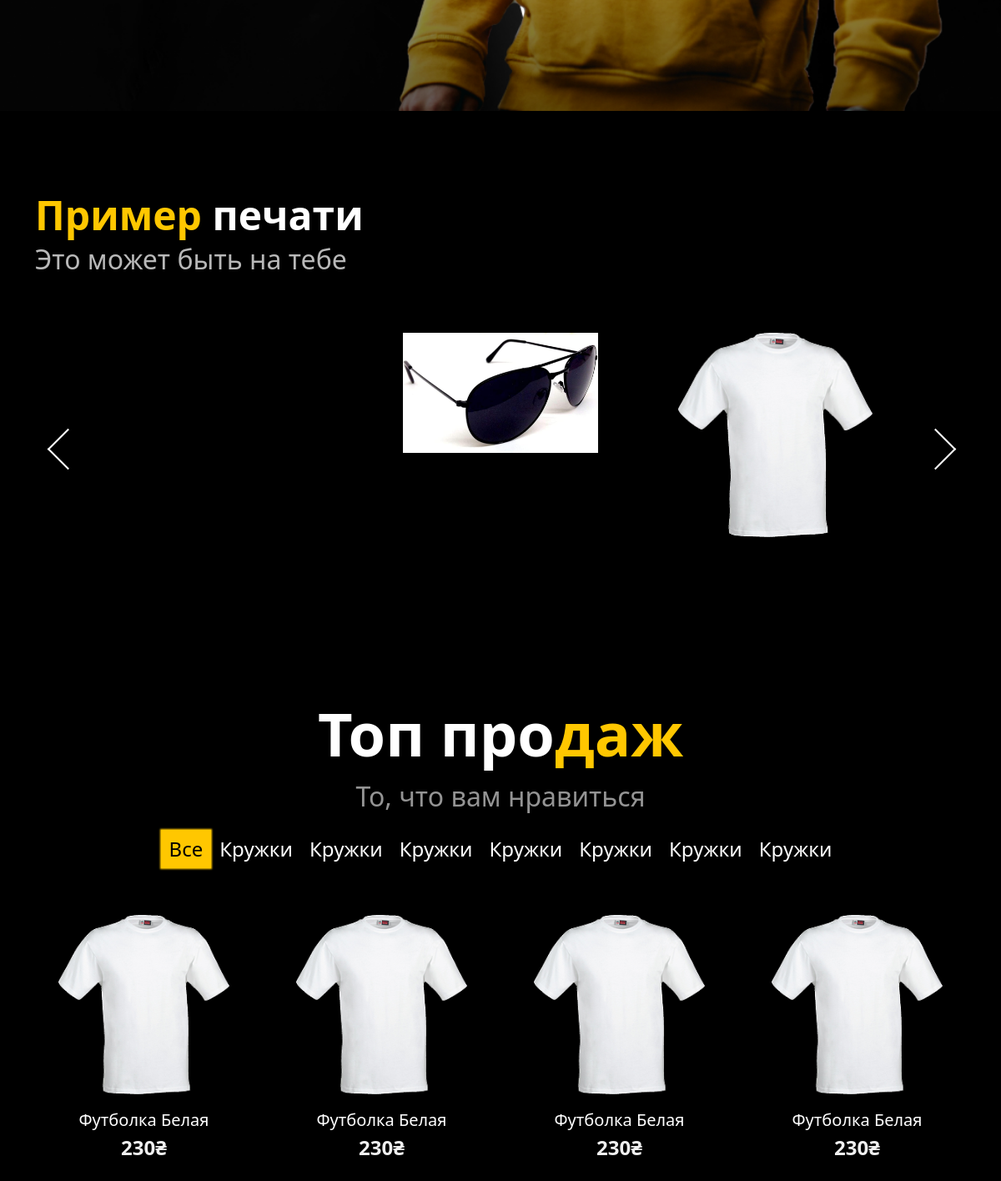
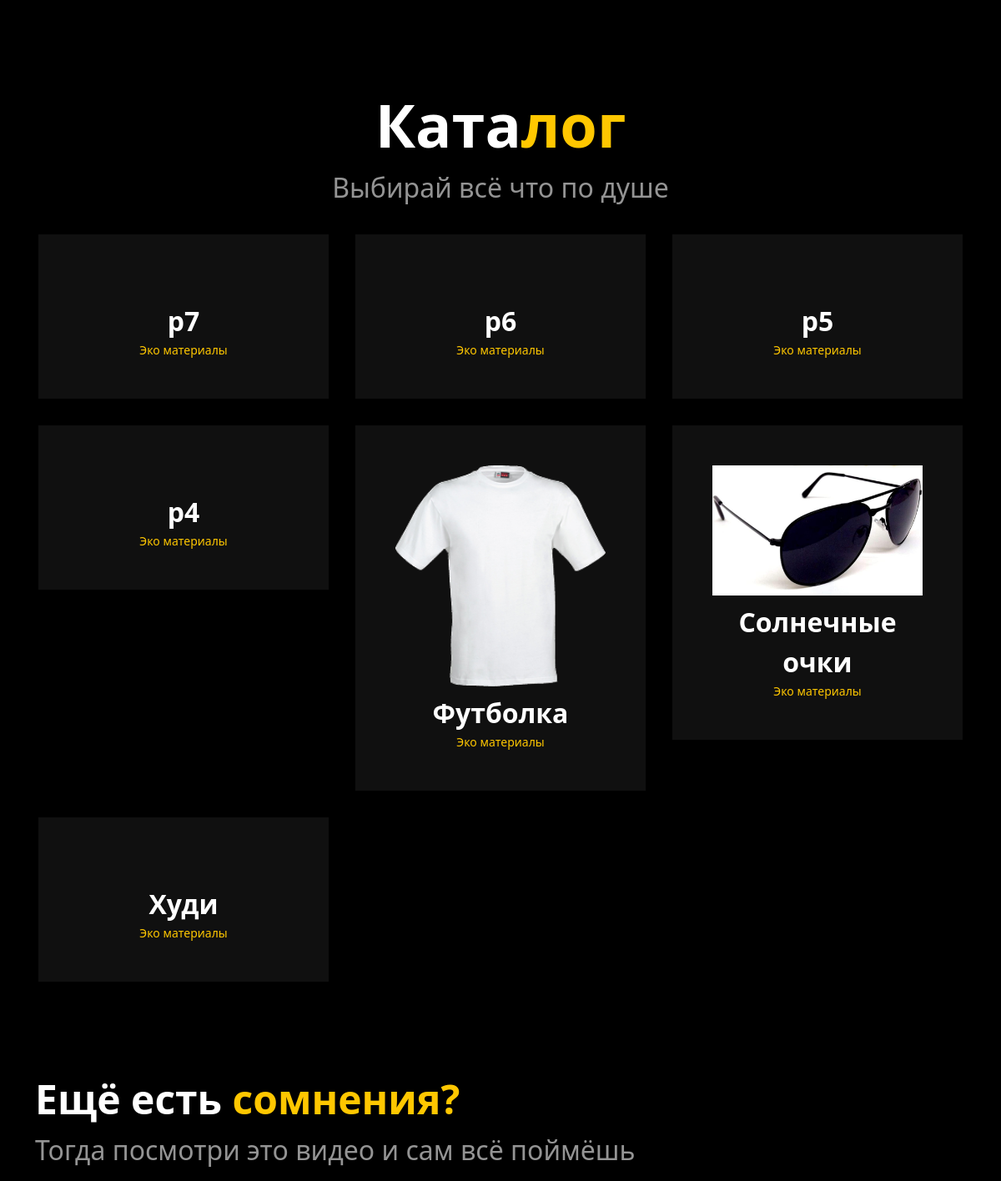
The app's page / (middle part), older data (2 pictures, top to bottom).
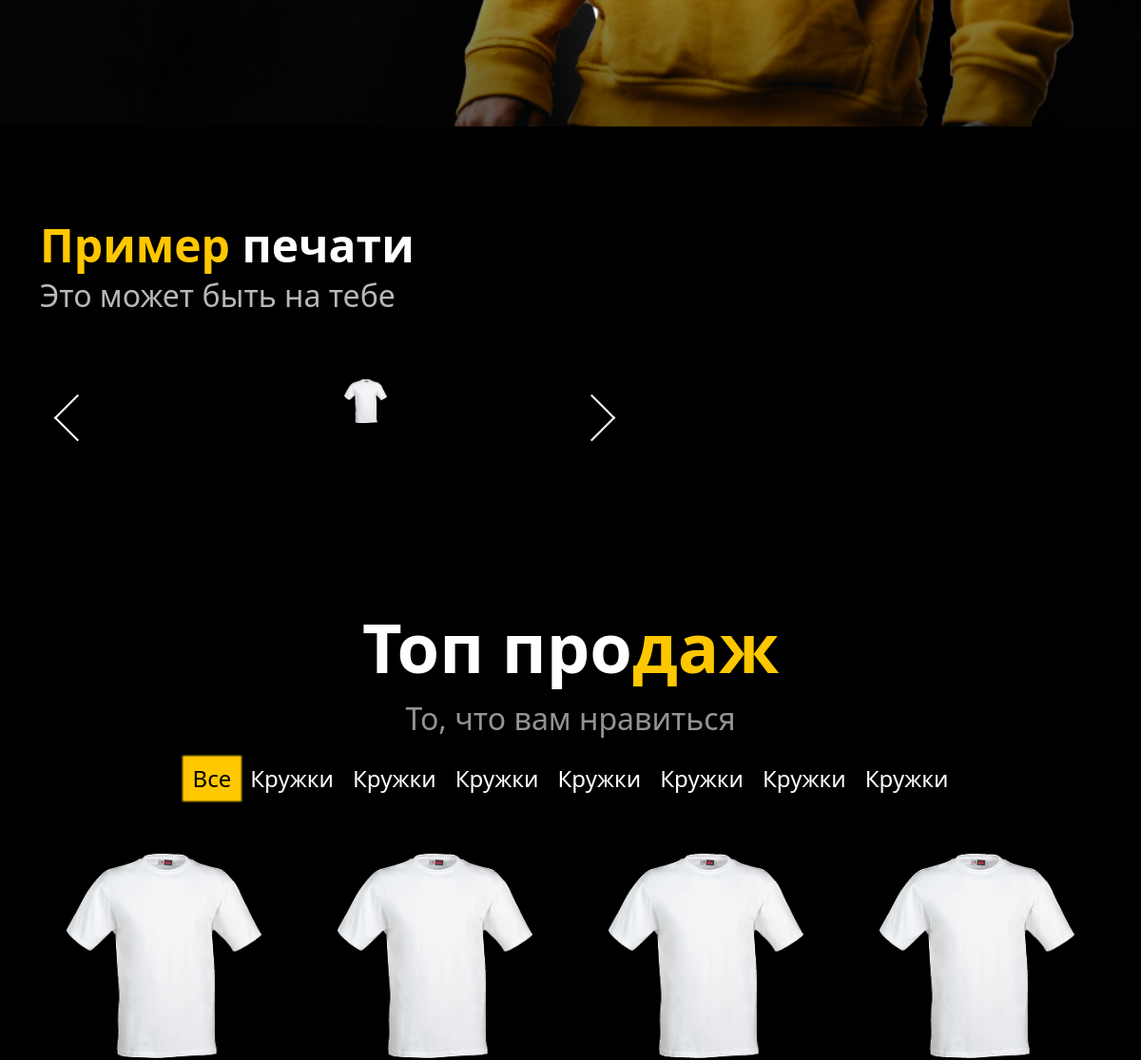
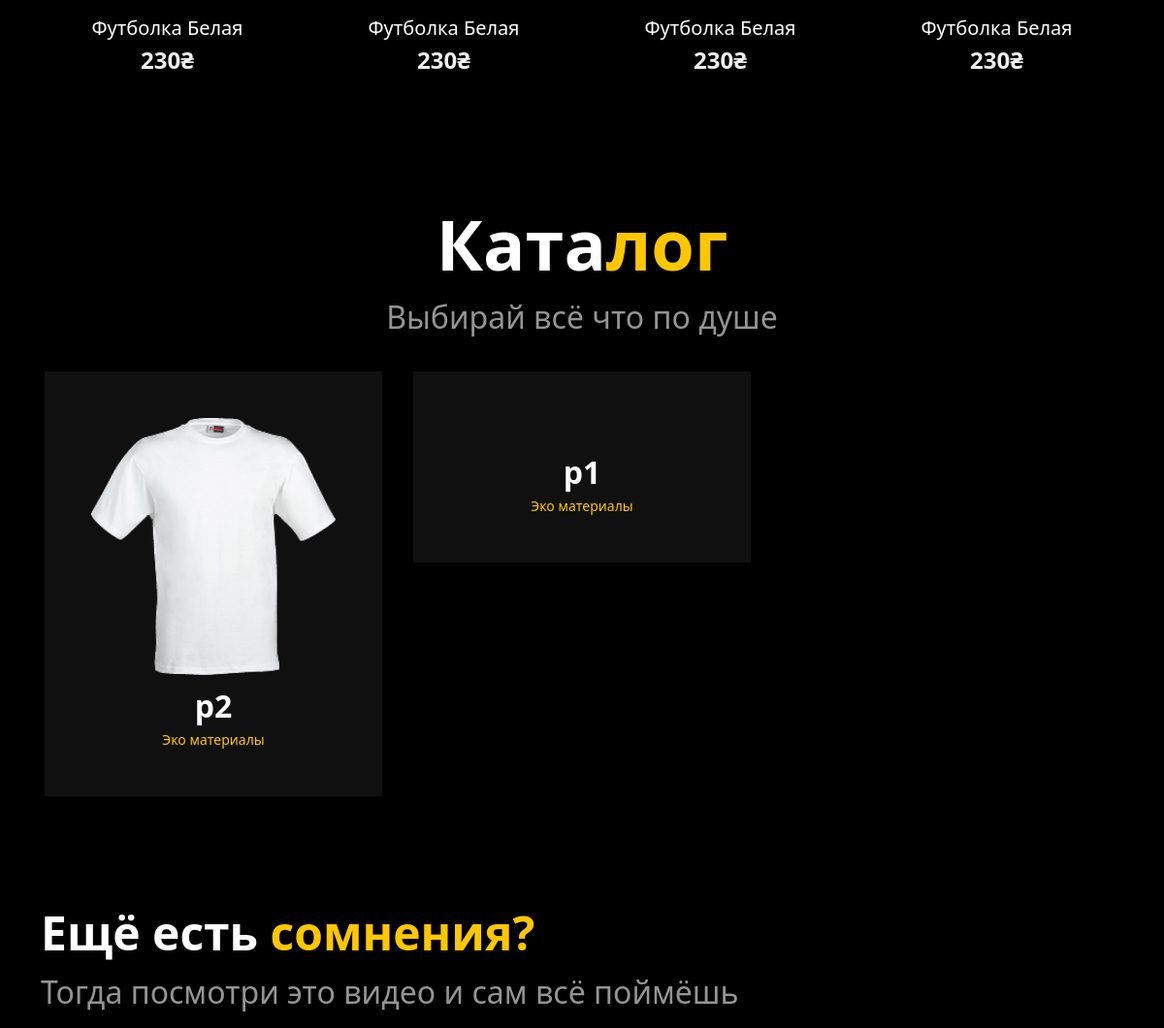
The same page, newer data (2 pictures, top to bottom).
### products/models.py (models this page shows, shortened)
class ProdutsModel(models.Model):
    name = models.CharField(max_length=100)
    img = models.ImageField(upload_to='products/')
    description = models.TextField(max_length=500)
    price = models.PositiveIntegerField()
    tags = models.ManyToManyField(TagsModel)
    colors = models.ManyToManyField(ColorsModel)
    sizes = models.ManyToManyField(SizesModel)
    updated_at = models.DateTimeField(auto_now=True)
    created_at = models.DateTimeField(auto_now_add=True)

### main/views.py (the view)
# urls.py: path('', mainpage_view, name='home'),
def mainpage_view(request):
    context = {
        'catalog': ProdutsModel.objects.all().order_by('-id')[:9],
        'prints': ProdutsModel.objects.all()[:15],
    }
    return render(request, 'main.html', context)

### main/templatetags/custom_tags.py (called while the page is built)
@register.simple_tag
def category_tags():
    return TagsModel.objects.all()

### templates/main.html (shortened to what this page needs)
{% extends 'base.html' %}
{%load static%}
{% block content %}
  <div class="container-fluid home-header">
  </div>
  <section class="container s2 py-5 my-5">
    <h5 class="t1"><span class="yellow">Пример</span> печати</h5>
    <p class="t2">Это может быть на тебе</p>
    <div id="carousel1" class="mycarousel container-fluid d-flex">
      <button class="carousel-btn left" target='carousel1' onclick="scrolltoLeft(this)"></button>
      <div class="wrapper d-flex flex-row">
        {% for p in prints %}
        <div class="c-item col-4 p-5">
          <img class="img-fluid w-100" src="{{p.img.url}}" alt="">
        </div>
        {% endfor %}
      </div>
      <button class="carousel-btn right" target='carousel1' onclick="scrolltoRight(this)"></button>
    </div>
  </section>
  <section class="container s3 py-5 my-5">
      <h5 class="t1 text-center">Топ про<span class="yellow">даж</span></h5>
      <p class="t2 text-center">То, что вам нравиться</p>
      <div class="mini-nav">
        <ul class="d-flex list-unstyled justify-content-center">
          <li><button type="button" class="active">Все</button></li>
          <li><button type="button">Кружки</button></li>
          <li><button type="button">Кружки</button></li>
          <li><button type="button">Кружки</button></li>
          <li><button type="button">Кружки</button></li>
          <li><button type="button">Кружки</button></li>
          <li><button type="button">Кружки</button></li>
          <li><button type="button">Кружки</button></li>
        </ul>
      </div>
      <div class="row">
        <div class="col-3 p-3 product">
          <a href="">
            <div class="p-4 pb-2">
              <img class="img-fluid w-100" src="{%static 'img/t-shirt.png' %}" alt="">
            </div>
            <p class="product-name text-center mt-2 mb-0">Футболка Белая</p>
            <p class="product-price text-center">230₴</p>
          </a>
        </div>
        <div class="col-3 p-3 product">
          <a href="">
            <div class="p-4 pb-2">
              <img class="img-fluid w-100" src="{%static 'img/t-shirt.png' %}" alt="">
            </div>
            <p class="product-name text-center mt-2 mb-0">Футболка Белая</p>
            <p class="product-price text-center">230₴</p>
          </a>
        </div>
        <div class="col-3 p-3 product">
          <a href="">
            <div class="p-4 pb-2">
              <img class="img-fluid w-100" src="{%static 'img/t-shirt.png' %}" alt="">
            </div>
            <p class="product-name text-center mt-2 mb-0">Футболка Белая</p>
            <p class="product-price text-center">230₴</p>
          </a>
        </div>
        <div class="col-3 p-3 product">
          <a href="">
            <div class="p-4 pb-2">
              <img class="img-fluid w-100" src="{%static 'img/t-shirt.png' %}" alt="">
            </div>
            <p class="product-name text-center mt-2 mb-0">Футболка Белая</p>
            <p class="product-price text-center">230₴</p>
          </a>
        </div>
      </div>
  </section>
  <section class="container s4">
    <h5 class="t1 text-center">Ката<span>лог</span></h5>
    <p class="t2 text-center">Выбирай всё что по душе</p>
    <div class="row">
      {% for product in catalog %}
      <div class="col-4 p-2">
        <a href="{% url 'main:detail' id=product.id %}" class="text-decoration-none">
          <div class=" catalog-card p-5 m-2">
            <img class="img-fluid w-100" src="{{product.img.url}}" alt="">
            <p class="product-name text-center m-0 mt-2">{{product.name}}</p>
            <p class="label text-center m-0">Эко материалы</p>
          </div>
        </a>
      </div>
      {% endfor %}
    </div>
  </section>
  <section class="container s5 py-5 my-5">
    <h5 class="t1">Ещё есть <span>сомнения?</span></h5>
    <p class="t2">Тогда посмотри это видео и сам всё поймёшь</p>
  </section>
{% endblock %}

Row changes from the older to the newer data that the page shows:
removed ProdutsModel: img (picture), name "Солнечные очки"
removed ProdutsModel: img (picture), name "Футболка"
removed ProdutsModel: name "p7", shown under "Каталог"
removed ProdutsModel: name "p6", shown under "Каталог"
removed ProdutsModel: name "p5", shown under "Каталог"
removed ProdutsModel: name "p4", shown under "Каталог"
removed ProdutsModel: name "Худи"
added ProdutsModel: img (picture), name "p2"
added ProdutsModel: name "p1"
